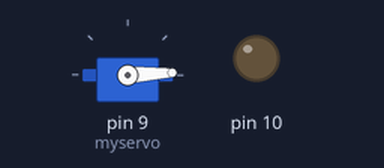
Recording of a sketch running on a simulated Arduino Uno, built with avr-gcc and run on an emulated ATmega328P. Parts: servo, output pins drawn as LEDs (lit = HIGH).

Above: at 0.05 s.
At 0.95 s:
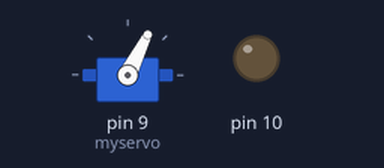
At 1.9 s:
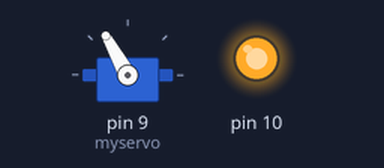
At 3.75 s:
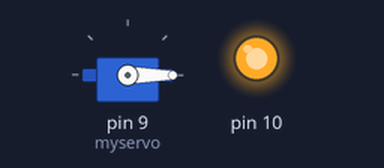
Timing chart, 0 to 8.8 s (numbered marks = the images above):
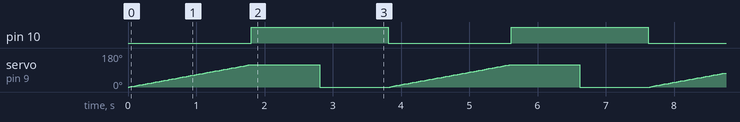

Measured:
- by itself, pin 10: alternates HIGH for 2.0 s and LOW for 1.8 s
- by itself, servo on pin 9 (myservo): ramps from 0° to 119° and jumps back, once every 3.8 s

The sketch:

servomoter_2.ino
```cpp
// 2020/07/10 서보모터 실습2  0~180도 까지 회전하면 led 켜기
#include <Servo.h>
Servo myservo;

void setup() {
  // put your setup code here, to run once:
  myservo.attach(9);
}

void loop() {
  // put your main code here, to run repeatedly:
  analogWrite(10,0);

  for(int i = 0; i<120;++i){ //  1도씩 움직인다.
    myservo.write(i);
    delay(15);
  }
  analogWrite(10,255);
  delay(1000);
  myservo.write(0);// 120도 까지 돌아가면 다시 0도로 돌아감
  delay(1000);
}
```
